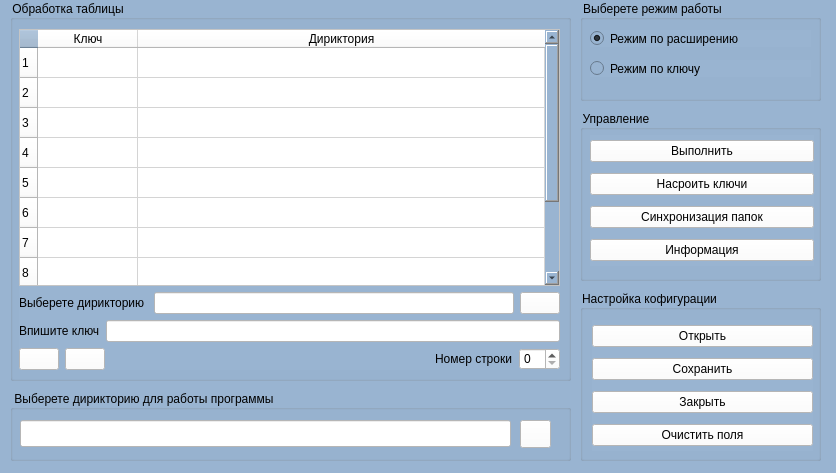
<?xml version="1.0" encoding="UTF-8"?>
<ui version="4.0">
 <class>MainWindow</class>
 <widget class="QMainWindow" name="MainWindow">
  <property name="geometry">
   <rect>
    <x>0</x>
    <y>0</y>
    <width>836</width>
    <height>473</height>
   </rect>
  </property>
  <property name="windowTitle">
   <string>Сортировка папок</string>
  </property>
  <property name="windowIcon">
   <iconset>
    <normaloff>img/Setting.png</normaloff>img/Setting.png</iconset>
  </property>
  <property name="styleSheet">
   <string notr="true">background-color: rgb(153, 180, 209);
font: 14pt &quot;Times New Roman&quot;;</string>
  </property>
  <widget class="QWidget" name="centralwidget">
   <widget class="QGroupBox" name="groupBox">
    <property name="geometry">
     <rect>
      <x>10</x>
      <y>0</y>
      <width>561</width>
      <height>381</height>
     </rect>
    </property>
    <property name="styleSheet">
     <string notr="true">color: rgb(0, 0, 0);</string>
    </property>
    <property name="title">
     <string>Обработка таблицы</string>
    </property>
    <widget class="QWidget" name="verticalLayoutWidget">
     <property name="geometry">
      <rect>
       <x>9</x>
       <y>29</y>
       <width>541</width>
       <height>341</height>
      </rect>
     </property>
     <layout class="QVBoxLayout" name="verticalLayout">
      <item>
       <widget class="QTableWidget" name="tableWidget">
        <property name="styleSheet">
         <string notr="true">background-color: rgb(255, 255, 255);</string>
        </property>
        <property name="editTriggers">
         <set>QAbstractItemView::NoEditTriggers</set>
        </property>
        <property name="rowCount">
         <number>10</number>
        </property>
        <attribute name="horizontalHeaderVisible">
         <bool>true</bool>
        </attribute>
        <attribute name="horizontalHeaderCascadingSectionResizes">
         <bool>false</bool>
        </attribute>
        <attribute name="horizontalHeaderShowSortIndicator" stdset="0">
         <bool>false</bool>
        </attribute>
        <attribute name="horizontalHeaderStretchLastSection">
         <bool>true</bool>
        </attribute>
        <row/>
        <row/>
        <row/>
        <row/>
        <row/>
        <row/>
        <row/>
        <row/>
        <row/>
        <row/>
        <column>
         <property name="text">
          <string>Ключ</string>
         </property>
        </column>
        <column>
         <property name="text">
          <string>Дириктория</string>
         </property>
        </column>
       </widget>
      </item>
      <item>
       <layout class="QHBoxLayout" name="horizontalLayout_2">
        <item>
         <widget class="QLabel" name="label_2">
          <property name="text">
           <string>Выберете дирикторию </string>
          </property>
         </widget>
        </item>
        <item>
         <widget class="QLineEdit" name="txtDirTable">
          <property name="cursor">
           <cursorShape>IBeamCursor</cursorShape>
          </property>
          <property name="styleSheet">
           <string notr="true">background-color: rgb(255, 255, 255);</string>
          </property>
          <property name="readOnly">
           <bool>true</bool>
          </property>
         </widget>
        </item>
        <item>
         <widget class="QPushButton" name="cmdFindDir">
          <property name="cursor">
           <cursorShape>PointingHandCursor</cursorShape>
          </property>
          <property name="focusPolicy">
           <enum>Qt::StrongFocus</enum>
          </property>
          <property name="toolTip">
           <string>Поиск дириктории</string>
          </property>
          <property name="whatsThis">
           <string>&lt;html&gt;&lt;head/&gt;&lt;body&gt;&lt;p&gt;Добавить элемент&lt;/p&gt;&lt;/body&gt;&lt;/html&gt;</string>
          </property>
          <property name="styleSheet">
           <string notr="true">background-color: rgb(255, 255, 255);</string>
          </property>
          <property name="text">
           <string/>
          </property>
          <property name="icon">
           <iconset>
            <normaloff>img/FindFiles.ico</normaloff>img/FindFiles.ico</iconset>
          </property>
          <property name="iconSize">
           <size>
            <width>20</width>
            <height>20</height>
           </size>
          </property>
         </widget>
        </item>
       </layout>
      </item>
      <item>
       <layout class="QHBoxLayout" name="horizontalLayout_3">
        <item>
         <widget class="QLabel" name="label_3">
          <property name="text">
           <string>Впишите ключ</string>
          </property>
         </widget>
        </item>
        <item>
         <widget class="QLineEdit" name="txtKey">
          <property name="styleSheet">
           <string notr="true">background-color: rgb(255, 255, 255);</string>
          </property>
         </widget>
        </item>
       </layout>
      </item>
      <item>
       <layout class="QHBoxLayout" name="horizontalLayout">
        <item>
         <widget class="QPushButton" name="cmdAddElm">
          <property name="cursor">
           <cursorShape>PointingHandCursor</cursorShape>
          </property>
          <property name="focusPolicy">
           <enum>Qt::StrongFocus</enum>
          </property>
          <property name="toolTip">
           <string>Добавить элемент</string>
          </property>
          <property name="whatsThis">
           <string>&lt;html&gt;&lt;head/&gt;&lt;body&gt;&lt;p&gt;Добавить элемент&lt;/p&gt;&lt;/body&gt;&lt;/html&gt;</string>
          </property>
          <property name="styleSheet">
           <string notr="true">background-color: rgb(255, 255, 255);</string>
          </property>
          <property name="text">
           <string/>
          </property>
          <property name="icon">
           <iconset>
            <normaloff>img/Add.png</normaloff>img/Add.png</iconset>
          </property>
          <property name="iconSize">
           <size>
            <width>20</width>
            <height>20</height>
           </size>
          </property>
         </widget>
        </item>
        <item>
         <widget class="QPushButton" name="cmdDelElm">
          <property name="cursor">
           <cursorShape>PointingHandCursor</cursorShape>
          </property>
          <property name="toolTip">
           <string>Удалить элемент</string>
          </property>
          <property name="styleSheet">
           <string notr="true">background-color: rgb(255, 255, 255);</string>
          </property>
          <property name="text">
           <string/>
          </property>
          <property name="icon">
           <iconset>
            <normaloff>img/Del.png</normaloff>img/Del.png</iconset>
          </property>
          <property name="iconSize">
           <size>
            <width>20</width>
            <height>20</height>
           </size>
          </property>
         </widget>
        </item>
        <item>
         <spacer name="horizontalSpacer">
          <property name="orientation">
           <enum>Qt::Horizontal</enum>
          </property>
          <property name="sizeHint" stdset="0">
           <size>
            <width>178</width>
            <height>20</height>
           </size>
          </property>
         </spacer>
        </item>
        <item>
         <widget class="QLabel" name="label">
          <property name="text">
           <string>Номер строки</string>
          </property>
         </widget>
        </item>
        <item>
         <widget class="QSpinBox" name="spbRow">
          <property name="styleSheet">
           <string notr="true">background-color: rgb(255, 255, 255);</string>
          </property>
         </widget>
        </item>
       </layout>
      </item>
     </layout>
    </widget>
   </widget>
   <widget class="QGroupBox" name="groupBox_2">
    <property name="geometry">
     <rect>
      <x>580</x>
      <y>0</y>
      <width>241</width>
      <height>101</height>
     </rect>
    </property>
    <property name="styleSheet">
     <string notr="true">color: rgb(0, 0, 0);</string>
    </property>
    <property name="title">
     <string>Выберете режим работы</string>
    </property>
    <widget class="QRadioButton" name="radExtension">
     <property name="geometry">
      <rect>
       <x>10</x>
       <y>30</y>
       <width>221</width>
       <height>17</height>
      </rect>
     </property>
     <property name="cursor">
      <cursorShape>PointingHandCursor</cursorShape>
     </property>
     <property name="text">
      <string>Режим по расширению</string>
     </property>
     <property name="checked">
      <bool>true</bool>
     </property>
    </widget>
    <widget class="QRadioButton" name="radKey">
     <property name="geometry">
      <rect>
       <x>10</x>
       <y>60</y>
       <width>221</width>
       <height>17</height>
      </rect>
     </property>
     <property name="cursor">
      <cursorShape>PointingHandCursor</cursorShape>
     </property>
     <property name="text">
      <string>Режим по ключу</string>
     </property>
    </widget>
   </widget>
   <widget class="QGroupBox" name="groupBox_3">
    <property name="geometry">
     <rect>
      <x>580</x>
      <y>110</y>
      <width>241</width>
      <height>171</height>
     </rect>
    </property>
    <property name="styleSheet">
     <string notr="true">color: rgb(0, 0, 0);</string>
    </property>
    <property name="title">
     <string>Управление</string>
    </property>
    <widget class="QWidget" name="verticalLayoutWidget_2">
     <property name="geometry">
      <rect>
       <x>10</x>
       <y>25</y>
       <width>224</width>
       <height>131</height>
      </rect>
     </property>
     <layout class="QVBoxLayout" name="verticalLayout_2">
      <item>
       <widget class="QPushButton" name="cmdCalc">
        <property name="cursor">
         <cursorShape>PointingHandCursor</cursorShape>
        </property>
        <property name="styleSheet">
         <string notr="true">background-color: rgb(255, 255, 255);</string>
        </property>
        <property name="text">
         <string>Выполнить</string>
        </property>
       </widget>
      </item>
      <item>
       <widget class="QPushButton" name="cmdConfingKey">
        <property name="cursor">
         <cursorShape>PointingHandCursor</cursorShape>
        </property>
        <property name="styleSheet">
         <string notr="true">background-color: rgb(255, 255, 255);</string>
        </property>
        <property name="text">
         <string>Насроить ключи</string>
        </property>
       </widget>
      </item>
      <item>
       <widget class="QPushButton" name="cmdConfingFloders">
        <property name="cursor">
         <cursorShape>PointingHandCursor</cursorShape>
        </property>
        <property name="styleSheet">
         <string notr="true">background-color: rgb(255, 255, 255);</string>
        </property>
        <property name="text">
         <string>Синхронизация папок</string>
        </property>
       </widget>
      </item>
      <item>
       <widget class="QPushButton" name="cmdGetInfo">
        <property name="cursor">
         <cursorShape>PointingHandCursor</cursorShape>
        </property>
        <property name="styleSheet">
         <string notr="true">background-color: rgb(255, 255, 255);</string>
        </property>
        <property name="text">
         <string>Информация</string>
        </property>
       </widget>
      </item>
     </layout>
    </widget>
   </widget>
   <widget class="QGroupBox" name="groupBox_5">
    <property name="geometry">
     <rect>
      <x>10</x>
      <y>390</y>
      <width>561</width>
      <height>71</height>
     </rect>
    </property>
    <property name="styleSheet">
     <string notr="true">color: rgb(0, 0, 0);</string>
    </property>
    <property name="title">
     <string>Выберете дирикторию для работы программы</string>
    </property>
    <widget class="QLineEdit" name="txtDir">
     <property name="geometry">
      <rect>
       <x>10</x>
       <y>30</y>
       <width>491</width>
       <height>27</height>
      </rect>
     </property>
     <property name="cursor">
      <cursorShape>IBeamCursor</cursorShape>
     </property>
     <property name="styleSheet">
      <string notr="true">background-color: rgb(255, 255, 255);</string>
     </property>
     <property name="readOnly">
      <bool>true</bool>
     </property>
    </widget>
    <widget class="QPushButton" name="cmdFindDir_2">
     <property name="geometry">
      <rect>
       <x>510</x>
       <y>30</y>
       <width>31</width>
       <height>28</height>
      </rect>
     </property>
     <property name="cursor">
      <cursorShape>PointingHandCursor</cursorShape>
     </property>
     <property name="focusPolicy">
      <enum>Qt::StrongFocus</enum>
     </property>
     <property name="toolTip">
      <string>Поиск дириктории</string>
     </property>
     <property name="whatsThis">
      <string>&lt;html&gt;&lt;head/&gt;&lt;body&gt;&lt;p&gt;Добавить элемент&lt;/p&gt;&lt;/body&gt;&lt;/html&gt;</string>
     </property>
     <property name="styleSheet">
      <string notr="true">background-color: rgb(255, 255, 255);</string>
     </property>
     <property name="text">
      <string/>
     </property>
     <property name="icon">
      <iconset>
       <normaloff>img/FindFiles.ico</normaloff>img/FindFiles.ico</iconset>
     </property>
     <property name="iconSize">
      <size>
       <width>20</width>
       <height>20</height>
      </size>
     </property>
    </widget>
   </widget>
   <widget class="QGroupBox" name="groupBox_6">
    <property name="geometry">
     <rect>
      <x>580</x>
      <y>290</y>
      <width>241</width>
      <height>171</height>
     </rect>
    </property>
    <property name="styleSheet">
     <string notr="true">color: rgb(0, 0, 0);</string>
    </property>
    <property name="title">
     <string>Настройка кофигурации</string>
    </property>
    <widget class="QWidget" name="verticalLayoutWidget_3">
     <property name="geometry">
      <rect>
       <x>12</x>
       <y>30</y>
       <width>221</width>
       <height>131</height>
      </rect>
     </property>
     <layout class="QVBoxLayout" name="verticalLayout_3">
      <item>
       <widget class="QPushButton" name="cmdOpen">
        <property name="cursor">
         <cursorShape>PointingHandCursor</cursorShape>
        </property>
        <property name="styleSheet">
         <string notr="true">background-color: rgb(255, 255, 255);</string>
        </property>
        <property name="text">
         <string>Открыть</string>
        </property>
       </widget>
      </item>
      <item>
       <widget class="QPushButton" name="cmdSave">
        <property name="cursor">
         <cursorShape>PointingHandCursor</cursorShape>
        </property>
        <property name="styleSheet">
         <string notr="true">background-color: rgb(255, 255, 255);</string>
        </property>
        <property name="text">
         <string>Сохранить</string>
        </property>
       </widget>
      </item>
      <item>
       <widget class="QPushButton" name="cmdClose">
        <property name="cursor">
         <cursorShape>PointingHandCursor</cursorShape>
        </property>
        <property name="styleSheet">
         <string notr="true">background-color: rgb(255, 255, 255);</string>
        </property>
        <property name="text">
         <string>Закрыть</string>
        </property>
       </widget>
      </item>
      <item>
       <widget class="QPushButton" name="cmdClear">
        <property name="cursor">
         <cursorShape>PointingHandCursor</cursorShape>
        </property>
        <property name="styleSheet">
         <string notr="true">background-color: rgb(255, 255, 255);</string>
        </property>
        <property name="text">
         <string>Очистить поля</string>
        </property>
       </widget>
      </item>
     </layout>
    </widget>
   </widget>
  </widget>
 </widget>
 <resources/>
 <connections/>
</ui>
